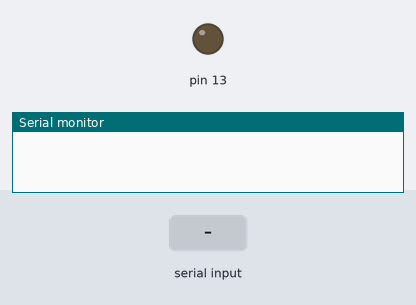
This sketch was run on a simulated Arduino Uno, built with avr-gcc and run on an emulated ATmega328P. On the bench: output pins drawn as LEDs (lit = HIGH), the last lines printed to the serial monitor. The test bench sets the inputs (shaded band).

Above: at 1.2 s.
1.3 s: "button_4value=ON" received over Serial
At 3.3 s:
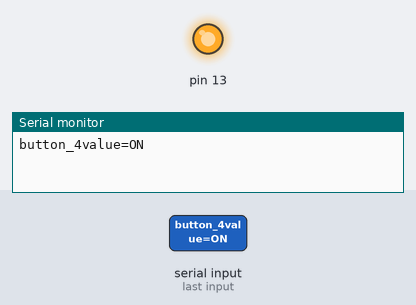
3.8 s: "button_4value=OFF" received over Serial
At 5.2 s:
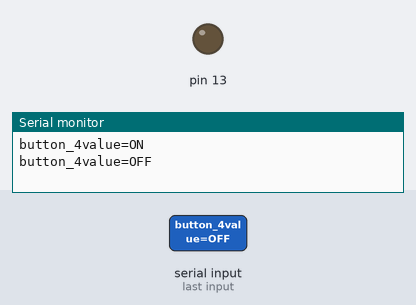
Timing chart, 0 to 6.8 s (numbered marks = the images above; inputs shaded):
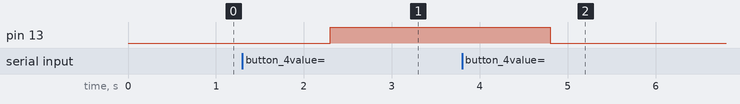

The sketch:

Serial_LED_13.ino
```cpp
String buf;
uint8_t i=0;

void setup() {
  Serial.begin(115200);
  Serial.flush();
  //Serial.setTimeout(100);
  pinMode(13, OUTPUT);
  //Serial.println("Program started");
  digitalWrite(13, LOW);
}

void loop() {
  if(Serial.available())
  {
    //digitalWrite(13, !digitalRead(13));
    buf= Serial.readString();
    Serial.println(buf);
  }


  if(buf == "button_4value=OFF")
  {
    digitalWrite(13, LOW);
  }
  else if(buf == "button_4value=ON")
  {
    digitalWrite(13, HIGH);
  }

}
```

Measured:
- after the input at 1.3 s, pin 13: LOW → HIGH after 1.0 s
- after the input at 3.8 s, pin 13: HIGH → LOW after 1.0 s
